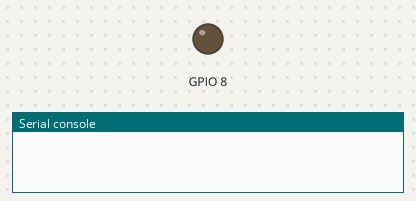
Bench run of a program on a simulated ESP32 board running MicroPython. Parts: output pins drawn as LEDs (lit = HIGH), the last lines printed to the serial console.

Above: at 1.0 s.
At 3.0 s:
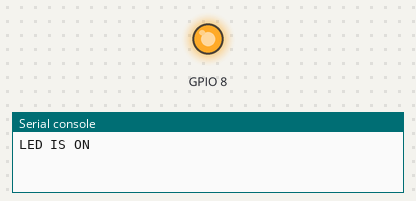
Timing chart, 0 to 5.2 s (numbered marks = the images above):
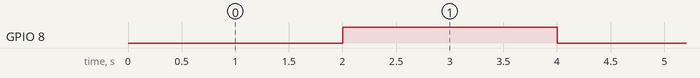

The program:

led_toggle_without_blocking.py
```python
#dealy with time module
#non blocking method

import machine
import time


    # variables
Led_state = 0
Last_change = 0
def led_toggle(pin,on_time,off_time):
    global Led_state
    global Last_change
     #create object for led
    Led = machine.Pin(pin,machine.Pin.OUT)
    if (time.ticks_ms()-Last_change)>=off_time and Led_state is 0:
        Last_change = time.ticks_ms()
        Led_state = 1
        Led.value(Led_state)
        print("LED IS ON")
    elif (time.ticks_ms()-Last_change)>=off_time and Led_state is 1:
        Last_change = time.ticks_ms()
        Led_state = 0
        Led.value(Led_state)
        print("LED IS OFF")

while True:
    try:
        led_toggle(8,1000,2000)
    except KeyboardInterrupt:
        print("EXIT")
        break

    
```

Measured:
- by itself, GPIO 8: alternates HIGH for 2.0 s and LOW for 2.0 s
